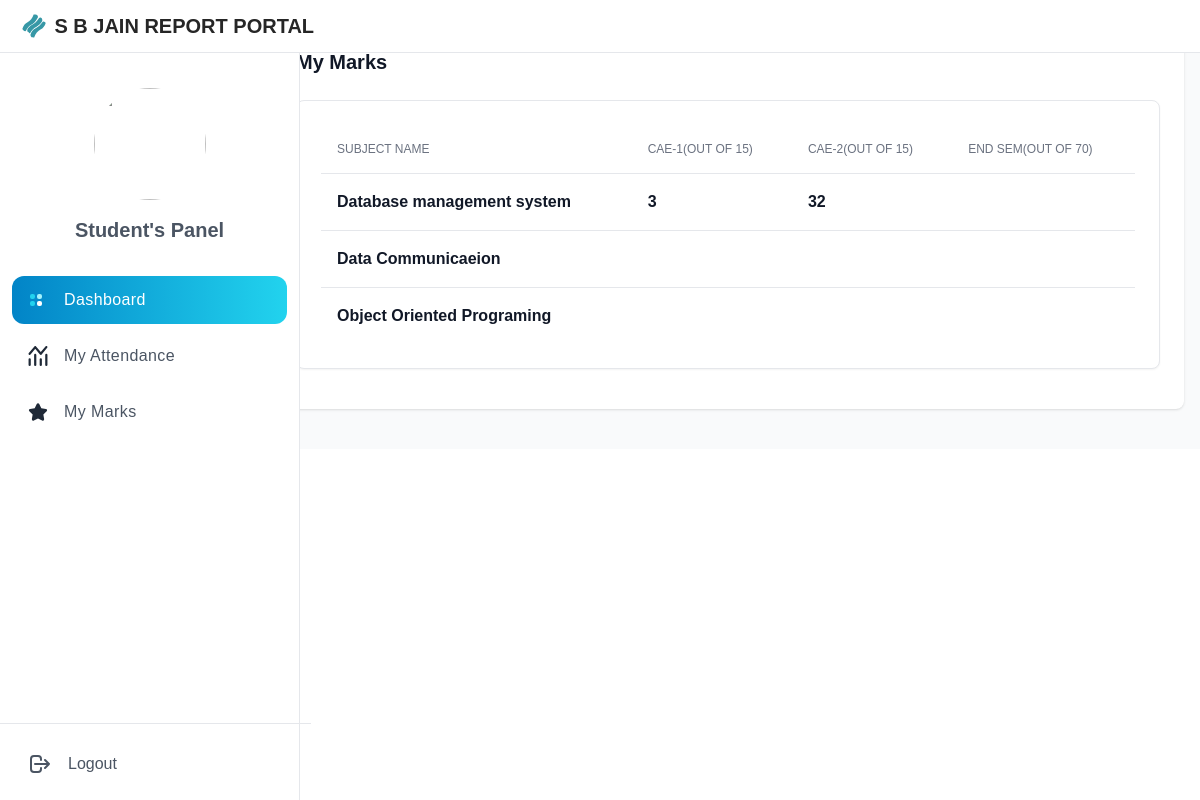
Page /Student/grading.php (signed in) on the committed database.
### tables this page shows
CREATE TABLE `subject` (
  `id` int(11) NOT NULL,
  `name` varchar(50) NOT NULL,
  `departmentid` int(11) NOT NULL
);

CREATE TABLE `marks` (
  `No` int(11) NOT NULL,
  `studentid` int(11) NOT NULL,
  `yearid` int(11) NOT NULL,
  `examid` int(11) NOT NULL,
  `subjectid` int(11) NOT NULL,
  `mark` int(11) NOT NULL
);

### Student/grading.php (the view, shortened to what this page needs)
<?php include("../public/header.php")?>
<?php include("../includes/config.php") ?>
<div class="flex overflow-hidden bg-white">
<?php include("sidebar.php")?>
  <div id="main-content" class="h-full w-full bg-gray-50 relative overflow-y-auto lg:ml-64">
    <main>
      <div class="pt-6 px-4">
        <div class="w-full grid grid-cols-1 xl:grid-cols-2 2xl:grid-cols-3 gap-4 content-center">
          <div class="bg-white shadow rounded-lg p-4 sm:p-6 xl:p-8 2xl:col-span-3" >
            <div class="mb-4 flex items-center justify-between">
                <div>
                    <h3 class="text-xl font-bold text-gray-900 mb-2">My Marks</h3>
                </div>
            </div>
            <div class="flex flex-col">
                <div class="col-span-3">
                    <div class="p-4 mb-4 bg-white border border-gray-200 rounded-lg shadow-sm 2xl:col-span-2 dark:border-gray-700 sm:p-6 dark:bg-gray-800">
                        <div class="flex flex-col">
                            <div class="overflow-x-auto">
                                <div class="inline-block min-w-full align-middle">
                                    <div class="overflow-hidden shadow">
                                        <table class="min-w-full divide-y divide-gray-200 table-fixed dark:divide-gray-600">
                                            <thead class="bg-gray-100 dark:bg-gray-700">
                                                <tr>
                                                    <th scope="col" class="p-4 text-xs font-medium text-left text-gray-500 uppercase dark:text-gray-400">Subject Name</th>
                                                    <th scope="col" class="p-4 text-xs font-medium text-left text-gray-500 uppercase dark:text-gray-400">CAE-1(Out of 15)</th>
                                                    <th scope="col" class="p-4 text-xs font-medium text-left text-gray-500 uppercase dark:text-gray-400">CAE-2(Out of 15)</th>
                                                    <th scope="col" class="p-4 text-xs font-medium text-left text-gray-500 uppercase dark:text-gray-400">End Sem(Out of 70)</th>
                                                </tr>
                                            </thead>
                                            <tbody class="bg-white divide-y divide-gray-200 dark:bg-gray-800 dark:divide-gray-700">
                                            <?php
                            $email = $_SESSION['useremail'];
                            $user = "SELECT user.id as id , student.departmentid as departmentid ,student.yearid as yearid FROM user,student WHERE email = '$email' AND user.id = student.id ";
                            $userresult = mysqli_query($db_conn, $user);
                            $userrow = mysqli_fetch_object($userresult);
                            $subquery = "SELECT * FROM subject WHERE subject.departmentid = '$userrow->departmentid'";
                            $subresult = mysqli_query($db_conn, $subquery);
                            while ($subrow = mysqli_fetch_object($subresult)) {
                                ?>
                                                <tr class="hover:bg-gray-100 dark:hover:bg-gray-700">
                                                    <td class="p-4 text-base font-semibold text-gray-900 dark:text-white"><?= $subrow->name ?></td>
                                                    <?php for ($i = 1; $i <= 3; $i++) { ?>
                                                    <td class="p-4 text-base font-semibold text-gray-900 dark:text-white">
                                                    <?php
                                                    $examquery = "SELECT mark FROM marks WHERE marks.studentid = '$userrow->id' and marks.yearid = '$userrow->yearid' and marks.examid = '$i' and marks.subjectid = '$subrow->id';";
                                                    $resquery = mysqli_query($db_conn, $examquery);
                                                    $exrow = mysqli_fetch_object($resquery);
                                                    echo $exrow->mark;
                                                    ?>
                                                    </td>
                                                    <?php } ?>
                                                </tr>
                                                <?php
                            }
                            ?>
                                            </tbody>
                                        </table>
                                    </div>
                                </div>
                            </div>
                        </div>
                    </div>
                </div>
            </div>
          </div>
        </div>
      </div>
    </main>
<?php include("../public/footer.php")?>

### public/css/style.css (style rules this page uses)
.relative { position: relative; }
.mb-2 { margin-bottom: 0.5rem; }
.mb-4 { margin-bottom: 1rem; }
.inline-block { display: inline-block; }
.flex { display: flex; }
.grid { display: grid; }
.h-full { height: 100%; }
.w-full { width: 100%; }
.min-w-full { min-width: 100%; }
.grid-cols-1 { grid-template-columns: repeat(1, minmax(0, 1fr)); }
.flex-col { flex-direction: column; }
.content-center { align-content: center; }
.items-center { align-items: center; }
.justify-between { justify-content: space-between; }
.gap-4 { gap: 1rem; }
.divide-y > :not([hidden]) ~ :not([hidden]) { --tw-divide-y-reverse: 0; border-top-width: calc(1px * calc(1 - var(--tw-divide-y-reverse))); border-bottom-width: calc(1px * var(--tw-divide-y-reverse)); }
.divide-gray-200 > :not([hidden]) ~ :not([hidden]) { --tw-divide-opacity: 1; border-color: rgb(229 231 235 / var(--tw-divide-opacity)); }
.overflow-hidden { overflow: hidden; }
.overflow-x-auto { overflow-x: auto; }
.overflow-y-auto { overflow-y: auto; }
.rounded-lg { border-radius: 0.5rem; }
.border-gray-200 { --tw-border-opacity: 1; border-color: rgb(229 231 235 / var(--tw-border-opacity)); }
.bg-gray-50 { --tw-bg-opacity: 1; background-color: rgb(249 250 251 / var(--tw-bg-opacity)); }
.bg-white { --tw-bg-opacity: 1; background-color: rgb(255 255 255 / var(--tw-bg-opacity)); }
.p-4 { padding: 1rem; }
.px-4 { padding-left: 1rem; padding-right: 1rem; }
.pt-6 { padding-top: 1.5rem; }
.text-left { text-align: left; }
.align-middle { vertical-align: middle; }
.text-base { font-size: 1rem; line-height: 1.5rem; }
.text-xl { font-size: 1.25rem; line-height: 1.75rem; }
.text-xs { font-size: 0.75rem; line-height: 1rem; }
.font-bold { font-weight: 700; }
.font-medium { font-weight: 500; }
.font-semibold { font-weight: 600; }
.uppercase { text-transform: uppercase; }
.text-gray-500 { --tw-text-opacity: 1; color: rgb(107 114 128 / var(--tw-text-opacity)); }
.text-gray-900 { --tw-text-opacity: 1; color: rgb(17 24 39 / var(--tw-text-opacity)); }
.shadow { --tw-shadow: 0 1px 3px 0 rgb(0 0 0 / 0.1), 0 1px 2px -1px rgb(0 0 0 / 0.1); --tw-shadow-colored: 0 1px 3px 0 var(--tw-shadow-color), 0 1px 2px -1px var(--tw-shadow-color); box-shadow: var(--tw-ring-offset-shadow, 0 0 #0000), var(--tw-ring-shadow, 0 0 #0000), var(--tw-shadow); }
@media (min-width: 640px) { .sm\:p-6 { padding: 1.5rem; } }
@media (min-width: 1024px) { .lg\:ml-64 { margin-left: 16rem; } }

### rows in the picture
subject: name "Database management system"
marks: mark "3"
marks: mark "32"
subject: name "Data Communicaeion"
subject: name "Object Oriented Programing"
